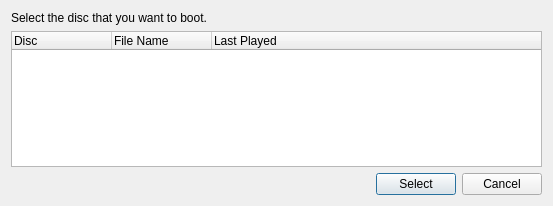
<?xml version="1.0" encoding="UTF-8"?>
<ui version="4.0">
 <class>SelectDiscDialog</class>
 <widget class="QDialog" name="SelectDiscDialog">
  <property name="geometry">
   <rect>
    <x>0</x>
    <y>0</y>
    <width>553</width>
    <height>206</height>
   </rect>
  </property>
  <property name="windowTitle">
   <string>Dialog</string>
  </property>
  <layout class="QVBoxLayout" name="verticalLayout">
   <item>
    <widget class="QLabel" name="label">
     <property name="text">
      <string>Select the disc that you want to boot.</string>
     </property>
    </widget>
   </item>
   <item>
    <widget class="QTreeWidget" name="discList">
     <property name="rootIsDecorated">
      <bool>false</bool>
     </property>
     <column>
      <property name="text">
       <string>Disc</string>
      </property>
     </column>
     <column>
      <property name="text">
       <string>File Name</string>
      </property>
     </column>
     <column>
      <property name="text">
       <string>Last Played</string>
      </property>
     </column>
    </widget>
   </item>
   <item>
    <layout class="QHBoxLayout" name="horizontalLayout">
     <item>
      <spacer name="horizontalSpacer">
       <property name="orientation">
        <enum>Qt::Horizontal</enum>
       </property>
       <property name="sizeHint" stdset="0">
        <size>
         <width>40</width>
         <height>20</height>
        </size>
       </property>
      </spacer>
     </item>
     <item>
      <widget class="QPushButton" name="select">
       <property name="text">
        <string>Select</string>
       </property>
       <property name="default">
        <bool>true</bool>
       </property>
      </widget>
     </item>
     <item>
      <widget class="QPushButton" name="cancel">
       <property name="text">
        <string>Cancel</string>
       </property>
      </widget>
     </item>
    </layout>
   </item>
  </layout>
 </widget>
 <resources/>
 <connections/>
</ui>
